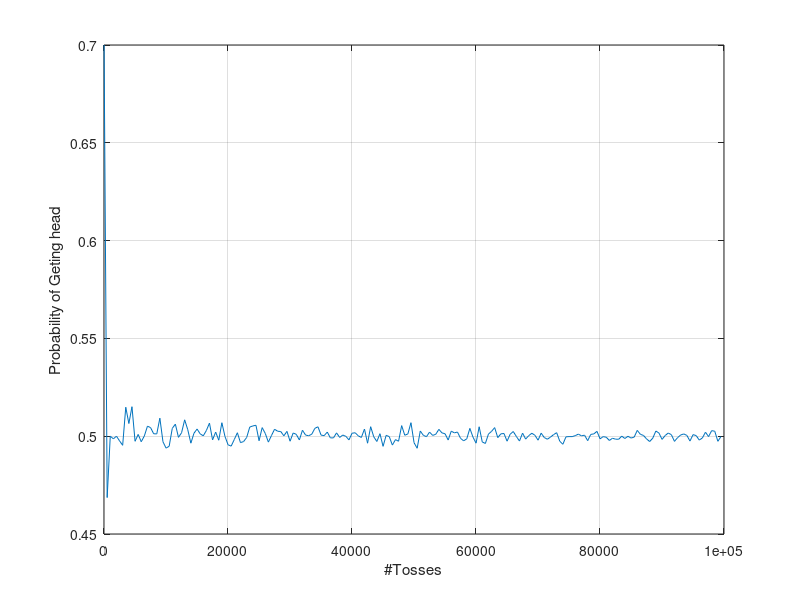

The MATLAB source for this figure:
noelt=zeros(1,200);
p=zeros(1,200);
k=1;
for i = 10:500:100000
    tosses = randi([0,1],[i,1]);
    noelt(k) = i;
    a = 0;
    b = 0;
    for j = 1:i
        if tosses(j) == 0
            a = a + 1;
        else 
            b =b + 1;
        endif
    endfor
    p(k) = a/i;
    k = k+ 1;
endfor

plot(noelt,p);
xlabel("#Tosses");
ylabel("Probability of Geting head");
grid on;
    